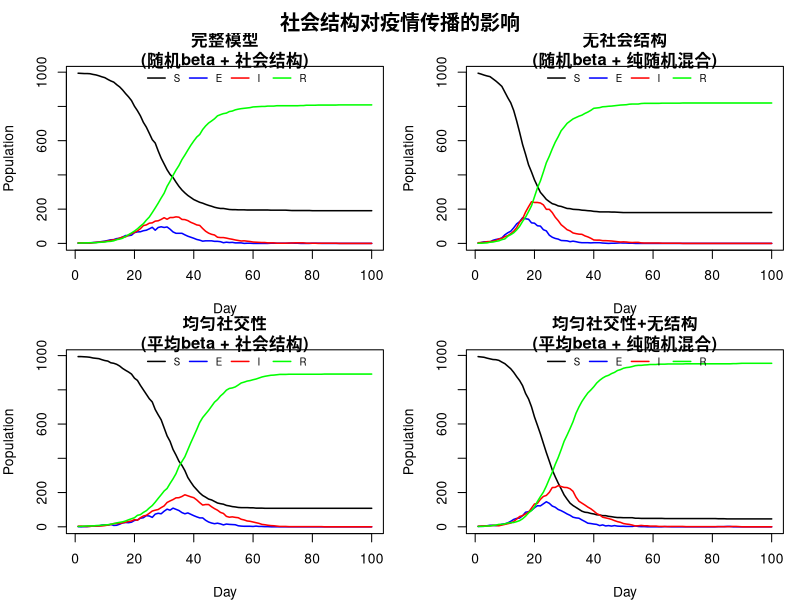

Here is the R script that generated this plot:
n <- 1000
h <- rep(1:n, times = sample(1:5, n, replace = TRUE))[1:n]

get.net <- function(beta, h, nc = 15) {
  n <- length(beta)
  mean_beta <- mean(beta)
  alink <- vector("list", n)
  
  prob_matrix <- matrix(0, n, n)
  for (i in 1:(n-1)) {
    for (j in (i+1):n) {
      # 如果是同家庭成员，概率为0
      if (h[i] == h[j]) {
        prob_matrix[i, j] <- 0
        prob_matrix[j, i] <- 0
      } else {
        # 计算连接概率
        prob_ij <- (nc * beta[i] * beta[j]) / (mean_beta^2 * (n-1))
        prob_matrix[i, j] <- prob_ij
        prob_matrix[j, i] <- prob_ij
        
        # 根据概率决定是否建立连接
        if (runif(1) < prob_ij) {
          alink[[i]] <- c(alink[[i]], j)
          alink[[j]] <- c(alink[[j]], i)
        }
      }
    }
  }
  
  return(alink)
}


nseir <- function(beta, h, alink, alpha = c(0.1, 0.01, 0.01), delta = 0.2, 
                  gamma = 0.4, nc = 15, nt = 100, pinf = 0.005) {
  
  n <- length(beta)
  mean_beta <- mean(beta)
  
  # 0=S, 1=E, 2=I, 3=R
  # 初始所有人都是S
  x <- rep(0, n)  
  
  # 随机选择初始感染者
  initial_infected <- sample(n, size = max(1, round(n * pinf)))
  # 设置为I
  x[initial_infected] <- 2  
  
  # 初始化结果存储，长度为nt，不包含初始状态
  S <- E <- I <- R <- rep(0, nt)  
  
  # 每日模拟循环
  for (t in 1:nt) {
    # 生成随机数向量，用于所有概率判断
    u <- runif(n)
    
    # I -> R: 
    x[x == 2 & u < delta] <- 3
    
    # E -> I:
    x[x == 1 & u < gamma] <- 2
    
    # S -> E: 
    s_indices <- which(x == 0)  # 所有易感者
    i_indices <- which(x == 2)  # 所有感染者
    
    if (length(s_indices) > 0 && length(i_indices) > 0) {
      # 对每个易感者计算感染概率
      for (j in s_indices) {
        # 计算不被任何感染者感染的概率
        prob_not_infected <- 1
        
        # 考虑每个感染者的感染风险
        for (i in i_indices) {
          prob_not_infected_by_i <- 1
          
          # 家庭感染 (如果i和j是同一家庭)
          if (h[i] == h[j]) {
            prob_not_infected_by_i <- prob_not_infected_by_i * (1 - alpha[1])
          }
          
          # 网络感染 (如果j在i的联系人列表中)
          if (j %in% alink[[i]]) {
            prob_not_infected_by_i <- prob_not_infected_by_i * (1 - alpha[2])
          }
          
          # 随机感染
          random_prob <- (alpha[3] * nc * beta[i] * beta[j]) / (mean_beta^2 * (n - 1))
          prob_not_infected_by_i <- prob_not_infected_by_i * (1 - random_prob)
          
          # 更新总的不被感染概率
          prob_not_infected <- prob_not_infected * prob_not_infected_by_i
        }
        
        # 决定是否感染 
        if (runif(1) > prob_not_infected) {
          # S -> E
          x[j] <- 1 
        }
      }
    }
    
    # 记录当天状态 (第t天)
    S[t] <- sum(x == 0)
    E[t] <- sum(x == 1) 
    I[t] <- sum(x == 2)
    R[t] <- sum(x == 3)
  }
  
  return(list(S = S, E = E, I = I, R = R, t = 1:nt, beta = beta))
}


plot_seir <- function(seir_results, main = "SEIR Model Dynamics") {
  # 提取数据
  S <- seir_results$S
  E <- seir_results$E
  I <- seir_results$I
  R <- seir_results$R
  t <- seir_results$t
  
  # 设置图形参数
  old_par <- par(no.readonly = TRUE)  # 保存当前图形参数
  on.exit(par(old_par))  # 退出函数时恢复原参数
  
  # 设置单图布局和边距 
  par(mar = c(4, 4, 3, 1))  # 下、左、上、右边距
  
  # 确定y轴范围 
  y_max <- max(c(S, E, I, R), na.rm = TRUE)
  y_min <- 0
  
  # 创建基础绘图框架 
  plot(t, S, type = "l", col = "black", lwd = 2,
       ylim = c(y_min, y_max),
       xlab = "Day", ylab = "Population",
       main = main,
       frame.plot = FALSE)  
  
  # 添加其他状态曲线 
  lines(t, E, col = "blue", lwd = 2)    # 潜伏者 - 蓝色
  lines(t, I, col = "red", lwd = 2)     # 感染者 - 红色
  lines(t, R, col = "green", lwd = 2)   # 康复者 - 绿色
  
  # 添加图例 
  legend("top", legend = c("Susceptible", "Exposed", "Infectious", "Recovered"),
         col = c("black", "blue", "red", "green"),
         lty = 1, lwd = 2, bty = "n", horiz = TRUE,
         cex = 0.8, xjust = 0.5, text.width = max(t) * 0.15)
  
  # 添加网格线，提高可读性 
  grid()
}


# 增强版绘图函数：支持多场景对比 
plot_seir_comparison <- function(results_list, scenario_names = NULL, 
                                 main = "SEIR Model Comparison") {
  n_scenarios <- length(results_list)
  
  # 设置多图布局
  old_par <- par(no.readonly = TRUE)
  par(mfrow = c(ceiling(n_scenarios/2), 2),  # 自动计算行列数
      mar = c(4, 4, 2, 1),  # 紧凑的边距
      oma = c(0, 0, 2, 0))  # 外边界，用于总标题
  on.exit(par(old_par))
  
  # 为每个场景绘制图形
  for (i in 1:n_scenarios) {
    plot_seir_single_panel(results_list[[i]], 
                           main = scenario_names[i])
  }
  
  # 添加总标题 (在外边界)
  mtext(main, side = 3, outer = TRUE, cex = 1.2, font = 2)
}

# 辅助函数：单面板绘图，用于多图布局
plot_seir_single_panel <- function(seir_results, main = "") {
  S <- seir_results$S
  E <- seir_results$E
  I <- seir_results$I
  R <- seir_results$R
  t <- seir_results$t
  
  y_max <- max(c(S, E, I, R), na.rm = TRUE)
  
  # 简洁的单面板绘图
  plot(t, S, type = "l", col = "black", lwd = 1.5,
       ylim = c(0, y_max),
       xlab = "Day", ylab = "Population",
       main = main)
  
  lines(t, E, col = "blue", lwd = 1.5)
  lines(t, I, col = "red", lwd = 1.5)
  lines(t, R, col = "green", lwd = 1.5)
  
  # 简化的图例，适合小图
  if (main != "") {
    legend("top", legend = c("S", "E", "I", "R"),
           col = c("black", "blue", "red", "green"),
           lty = 1, lwd = 1.5, bty = "n", cex = 0.7,
           horiz = TRUE)
  }
}


set.seed(123)
beta_random <- runif(n)
alink <- get.net(beta = beta_random, h = h)

# 场景1: 完整模型 (默认参数)
cat("运行场景1: 完整模型\n")
scenario1 <- nseir(beta = beta_random, h = h, alink = alink)

# 场景2: 无家庭和网络结构 (纯随机混合)
cat("运行场景2: 无社会结构 (纯随机混合)\n")
scenario2 <- nseir(beta = beta_random, h = h, alink = alink, 
                   alpha = c(0, 0, 0.04))  # α_h=0, α_c=0, α_r=0.04

# 场景3: 完整结构但均匀社交性
cat("运行场景3: 完整结构但均匀社交性\n")
beta_uniform <- rep(mean(beta_random), n)  # 所有人为平均社交性
alink_uniform <- get.net(beta_uniform, h)
scenario3 <- nseir(beta = beta_uniform, h = h, alink = alink_uniform)

# 场景4: 均匀社交性 + 纯随机混合
cat("运行场景4: 均匀社交性 + 纯随机混合\n")
scenario4 <- nseir(beta = beta_uniform, h = h, alink = alink_uniform, 
                   alpha = c(0, 0, 0.04))

# 绘制四种场景的对比图
plot_seir_comparison(
  list(scenario1, scenario2, scenario3, scenario4),
  c("完整模型\n(随机beta + 社会结构)", 
    "无社会结构\n(随机beta + 纯随机混合)", 
    "均匀社交性\n(平均beta + 社会结构)", 
    "均匀社交性+无结构\n(平均beta + 纯随机混合)"),
  "社会结构对疫情传播的影响"
)
















































